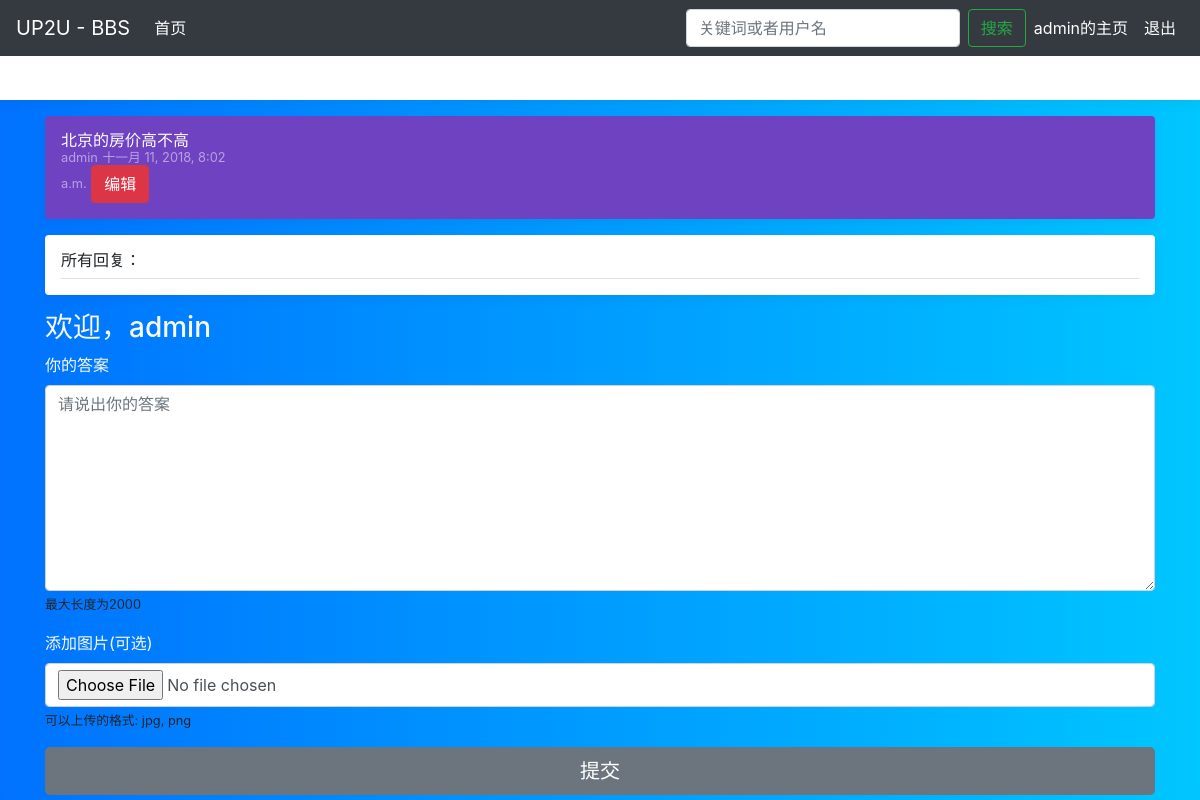
/2/ (signed in), run on the app's committed database.
### bbs/models.py (models this page shows, shortened)
class Question(models.Model):
    question_text = models.CharField('问题', max_length=200)
    author = models.ForeignKey(User, default=1, on_delete=models.CASCADE, verbose_name='作者' )
    pub_date = models.DateTimeField('发布时间', auto_now_add=True)
    picture = models.FileField(blank=True, null=True)
    class Meta:
        verbose_name = '问题'
        verbose_name_plural = '问题'

### bbs/views.py (the view)
# urls.py: path('<int:question_id>/', views.detail, name='detail'),
def detail(request, question_id):
    latest_question_list = Question.objects.order_by('-pub_date')[:5]
    form = ChoiceForm()
    question = get_object_or_404(Question, pk=question_id)
    context = {
        'latest_question_list': latest_question_list,
        'question': question,
        'current_user': {'user': request.user, 'is_login': request.user.is_authenticated},
        'form': form
        }
    return render(request, 'bbs/detail.html', context)

### bbs/forms.py
class ChoiceForm(forms.ModelForm):
    choice_text = forms.CharField(
        label="你的答案",
        max_length=2000,
        help_text='最大长度为2000',
        widget=forms.Textarea(
            attrs={
                'placeholder': "请说出你的答案",
                "rows": 8,
                "class": 'form-control'
            }
        )
    )
    picture = forms.FileField(
        label="添加图片(可选)",
        help_text='可以上传的格式: jpg, png',
        required = False,
        widget=forms.FileInput(
            attrs={
                "class": 'form-control'
            }
        )
    )
    class Meta:
        model = Choice
        fields = ['choice_text', 'picture']

### bbs/templates/bbs/detail.html (shortened to what this page needs)
{% extends 'bbs/base.html' %}
{% load static %}
{% block style %}
<link rel="stylesheet" href="{% static 'css/style.css' %}">
{% endblock %}
{% block nav-hot %}
  <div class="nav-scroller bg-white box-shadow">
    <nav class="nav nav-underline">
    </nav>
  </div>
{% endblock %}
{% block content %}
        <div class="d-flex align-items-center p-3 my-3 text-white-50 bg-purple rounded box-shadow">
          <div class="lh-100 row">
            <div class="col-md-8">
                <h6 id="question-text" class="mb-0 text-white lh-100">{{ question.question_text }}</h6>
                <small>{{ question.author }}</small>
                <small>{{ question.pub_date }}</small>
                {% if  question.author == current_user.user%}
                  <button class="btn btn-danger" id="btn-edit-question">编辑</button>
                {% endif %}
            </div>
            <div class="col-md-4">
            </div>
          </div>
        </div>
        <div class="my-3 p-3 bg-white rounded box-shadow">
            <h6 class="border-bottom border-gray pb-2 mb-0">所有回复：</h6>
        </div>
<div class="content">
    <div class="reply">
        {% if current_user.is_login %}
        <h3 class="text-light">欢迎，{{ current_user.user }}</h3>
        <form action="{% url 'bbs:reply' question.id %}" method="post" enctype="multipart/form-data" novalidate>
              {% include 'bbs/base_form.html' %}
                <input type="submit" value="提交" class="btn btn-lg btn-secondary btn-block">
                </form>
        {% else%}
        <h3>你没有登录，登录之后才能评论</h3>
        {% endif %}
    </div>
</div>
{% endblock %}

### bbs/templates/bbs/base.html (shortened to what this page needs)
{% load static %}
<!doctype html>
<html lang="en">
  <head>
    <link rel="stylesheet" href="https://cdn.jsdelivr.net/simplemde/latest/simplemde.min.css">
    <link rel="stylesheet" href="{% static 'css/bootstrap.css' %}">
    <link href="{% static 'css/offcanvas.css' %}" rel="stylesheet">
    {% block style %}
    {% endblock %}
  </head>
  <body class="bg-light">
    <nav class="navbar navbar-expand-md fixed-top navbar-dark bg-dark">
      <a class="navbar-brand" href="#">UP2U - BBS</a>
      <div class="navbar-collapse offcanvas-collapse" id="navbarsExampleDefault">
        <ul class="navbar-nav mr-auto">
          <li class="nav-item active">
            <a class="nav-link" href="{% url 'bbs:index' %}">首页 <span class="sr-only">(current)</span></a>
          </li>
        </ul>
        <form class="form-inline my-2 my-lg-0" method="get" action="{% url 'bbs:index' %}">
          <input class="form-control mr-sm-2" type="text" placeholder="关键词或者用户名" aria-label="Search"
          name="q" value="{{ request.GET.q }}">
          <button class="btn btn-outline-success my-2 my-sm-0" type="submit">搜索</button>
        </form>
        {% if current_user.is_login %}
          <ul class="navbar-nav">
            <li class="nav-item active">
              <a class="nav-link" href="{% url 'bbs:my-page' %}">{{ current_user.user }}的主页<span class="sr-only">(current)</span></a>
            </li>
            <li class="nav-item active">
              <a class="nav-link" href="{% url 'accounts:logout' %}">退出 <span class="sr-only">(current)</span></a>
            </li>
          </ul>
        {% endif %}
      </div>
    </nav>
    {% block nav-hot %}
    {% endblock %}
<main role="main" class="container">
    {% block content %}
    {% endblock %}
</main>
</body>
</html>

### static/css/offcanvas.css (style rules this page uses)
html, body { overflow-x: hidden; }
body { padding-top: 56px; background: -webkit-linear-gradient(left, #0072ff, #00c6ff) }
.nav-scroller { position: relative; z-index: 2; height: 2.75rem; overflow-y: hidden; }
.nav-scroller .nav { display: -webkit-box; display: -ms-flexbox; display: flex; -ms-flex-wrap: nowrap; flex-wrap: nowrap; padding-bottom: 1rem; margin-top: -1px; overflow-x: auto; color: rgba(255, 255, 255, .75); text-align: center; white-space: nowrap; -webkit-overflow-scrolling: touch; }
.text-white-50 { color: rgba(255, 255, 255, .5); }
.bg-purple { background-color: var(--purple); }
.border-bottom { border-bottom: 1px solid #e5e5e5; }
.box-shadow { box-shadow: 0 .25rem .75rem rgba(0, 0, 0, .05); }
.lh-100 { line-height: 1; }

### data on the page
Question: question_text "北京的房价高不高", author "admin", pub_date "十一月 11, 2018, 8:02 a.m."

### other printed values
{{ current_user.user }} "admin"
{{ field.label }} "你的答案" "添加图片(可选)"
{{ field.help_text }} "最大长度为2000" "可以上传的格式: jpg, png"
